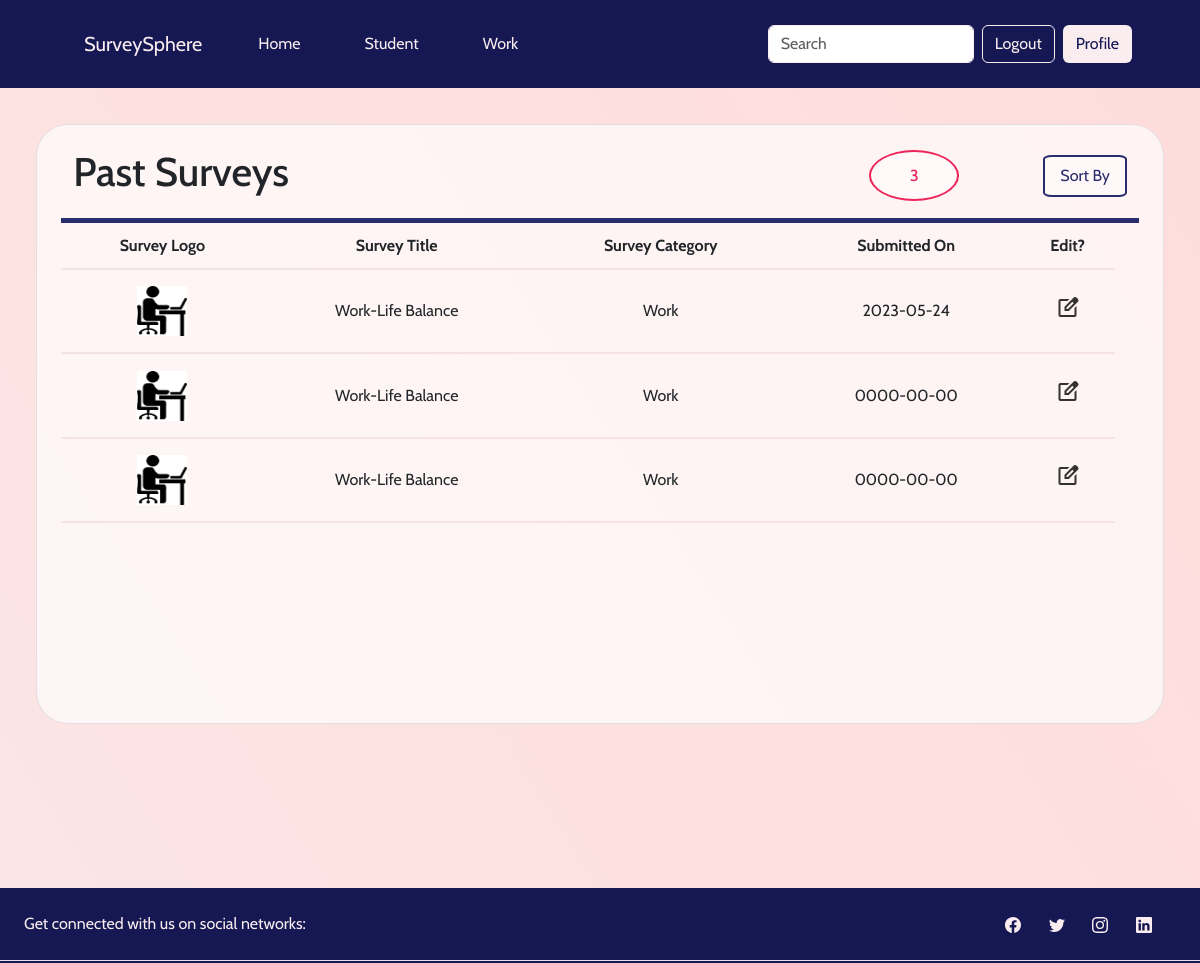
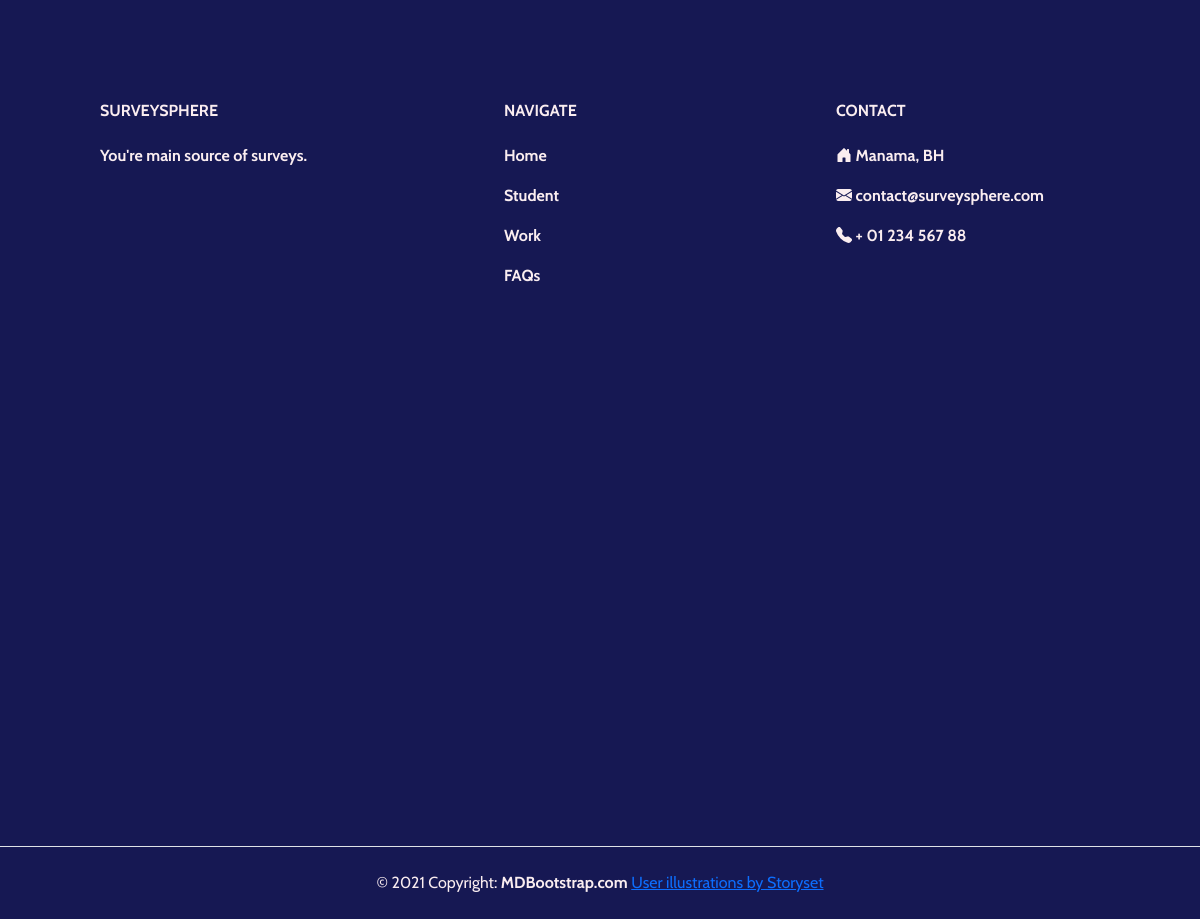
/History.php (signed in), run on the app's committed database (2 pictures, top to bottom).
### tables this page shows
CREATE TABLE `surveys` (
  `surveyID` int(11) NOT NULL,
  `numQuestions` int(11) NOT NULL,
  `numResponses` int(11) NOT NULL DEFAULT 0,
  `date` date NOT NULL,
  `title` varchar(100) NOT NULL,
  `description` text NOT NULL,
  `category` varchar(50) NOT NULL
);

CREATE TABLE `participate` (
  `participateID` int(11) NOT NULL,
  `userID` int(11) NOT NULL,
  `surveyID` int(11) NOT NULL,
  `date` date NOT NULL
);

### SortByDate.php (called while the page is built, shortened)
<?php
function SortLatest(&$array)
{
    $n =count($array) ;
    for($i=0;$i<$n-1;$i++)
    {
        for($j=$i+1;$j<$n;$j++)
        {
            if(strtotime($array[$i][1]) < strtotime($array[$j][1]))
            {
                $temp = $array[$i];
                $array[$i] = $array[$j];
                $array[$j] = $temp;
            }
        }
    }
    return $array;
}
?>

### History.php (the view, shortened to what this page needs)
<!DOCTYPE html>
<html lang="en">
<head>
    <link href="https://cdn.jsdelivr.net/npm/bootstrap@5.3.0-alpha3/dist/css/bootstrap.min.css" rel="stylesheet">
    <link rel="stylesheet" href="css/generalstyle.css">
    <link rel="stylesheet" href="css/History.css">
</head>
<body>
    <div id="header"> <?php include 'header.php'?> </div>
    <div class="cointainer" id="main">
    <div class="container">
    <div class="outer">
      <div class="inner pt-2 px-2">
      <?php
      include ('SortByDate.php');
      try
      {
        require('database/connection.php');
        $stmt = $db->prepare("SELECT * FROM participate WHERE userID=?");
        $keys=array_keys($_SESSION['user']);
        $userIDrec=$db->prepare("SELECT userID from users where username=?");
        $userIDrec->execute(array($keys[0]));
        $userID=$userIDrec->fetch()['userID'];
        $stmt->execute(array($userID));
      }
      catch(PDOException $e)
      {
        die('error:'.$e->getMessage());
      }
      while($participateData=$stmt->fetch())
      {
        $surveyID = $participateData[2];
        $date = $participateData[3];
        try
        {
        require('database/connection.php');
        $stmt1 = $db->prepare("SELECT * FROM surveys WHERE surveyID=?");
        $stmt1->execute(array($surveyID));
        if($surveyInfo=$stmt1->fetch()){
        $Stitle = $surveyInfo[4];
        $Scategory = $surveyInfo[6];
    }
            if($Scategory=='Work')
            {
                $img = 'img\Work.png';
            }
            else
            {
                $img = 'img\Students.jpg';
            }
        $info[] = [$Stitle, $date, $Scategory,$img];
        }
        catch(PDOException $e)
        {
            die('error:'.$e->getMessage());
        }
      }
        if(isset($_POST['oldest']))
            {
                $information=SortOldest($info);
            }
        else
            {
                $information=SortLatest($info);
            }
      ?>
        <div class="area1 row">
            <h1 class="col-lg-9 col-12">Past Surveys</h1>
            <div class="surveys_no col-lg-1 col-2"><h6><?php if($information!=null)echo count($information); else echo'0';?></h6></div>
            <div class="dropdown col text-end">
            <button class="dropbtn">Sort By</button>
            </div>
        </div>
        <div class="area2 row">
                <?php
                if($information==null)
                {
                    echo "<h1 style='color: #EC255A'>No surveys available in the history.😕</h1>";
                }
                else{
                    echo
                "<table class='col'>
                    <tr>
                    <th>Survey Logo</th>
                    <th>Survey Title</th>
                    <th>Survey Category</th>
                    <th>Submitted On</th>
                    <th>Edit?</th>
                    </tr>";
                    foreach($information as $value)
                    {
                        echo
                        "<tr>
                            <td><img width='50' height='50' src='$value[3]'/></td>
                            <td>$value[0]</td>
                            <td>$value[2]</td>
                            <td>$value[1]</td>
                            <td><a href='answerSurvey.php?survID=$surveyID><span style='' class='material-symbols-outlined'>edit_square</span></a></td>
                            </tr>
                            ";
                    }
                }
                ?>
            </table>
        </div>
    </div>
  </div>
    </div>
    <div > <?php include 'footer.html'?> </div>
</body>
</html>

### css/generalstyle.css (style rules this page uses)
body { margin: 0; background-color: #FAEDF0; font-family: 'Cabin', sans-serif; }
#header { background-color: #161853; }
#main { min-height: 40vw; }
#displaySurvey h1,p { font-weight: bold; }
#footer { background-color: #161853; color: #FAEDF0; bottom: 0; }
.smicon a { text-decoration: none; }
.text-reset { text-decoration: none; }

### css/History.css (style rules this page uses)
body { background-image: linear-gradient(to left bottom, rgb(260, 220, 220), rgb(252, 232, 232)); background-repeat: no-repeat; }
.container { min-height: 800px; max-width: 1200px; padding: 3%; }
.outer { background-color: rgba(255, 255, 255, 0.65); border: solid 1px rgba(211, 214, 219, 0.7); border-radius: 2rem; min-height: 600px; width: 100%; overflow: auto; }
.inner { width: 95%; margin: 0 auto; }
.area1 { height: 90px; align-items: center; border-bottom: 5px solid #292C6D; }
.dropbtn { background-color: rgba(255, 255, 255, 0.4); color: #292C6D; padding: 7px 15px; font-size: 16px; border-radius: 10%; border: 2px solid #292C6D; }
.dropdown { position: relative; display: inline-block; }
.surveys_no { border-radius: 50%; background-color: rgba(255, 255, 255, 0.40); color: #EC255A; padding: 1%; display: flex; justify-content: center; align-items: center; border: 2px solid #EC255A; }
h6 { margin: 3px auto; }
.area2 { height: 300px; width: 100%; }
table { margin: 0 auto; width: 100%; }
tr { border-bottom:2px solid rgba(235, 211, 211, 0.52) ; padding-bottom: 10px; width: 90%; }
td,th { text-align:center; }
th { padding: 5px; }
td img { margin: 5px; }
.material-symbols-outlined { color: rgba(0, 0, 0, 0.8); text-decoration: none; }

### data on the page
surveys: shows a picture, title "Work-Life Balance", category "Work", date "2023-05-24", value "0000-00-00"

### other printed values
count($information) "3"
